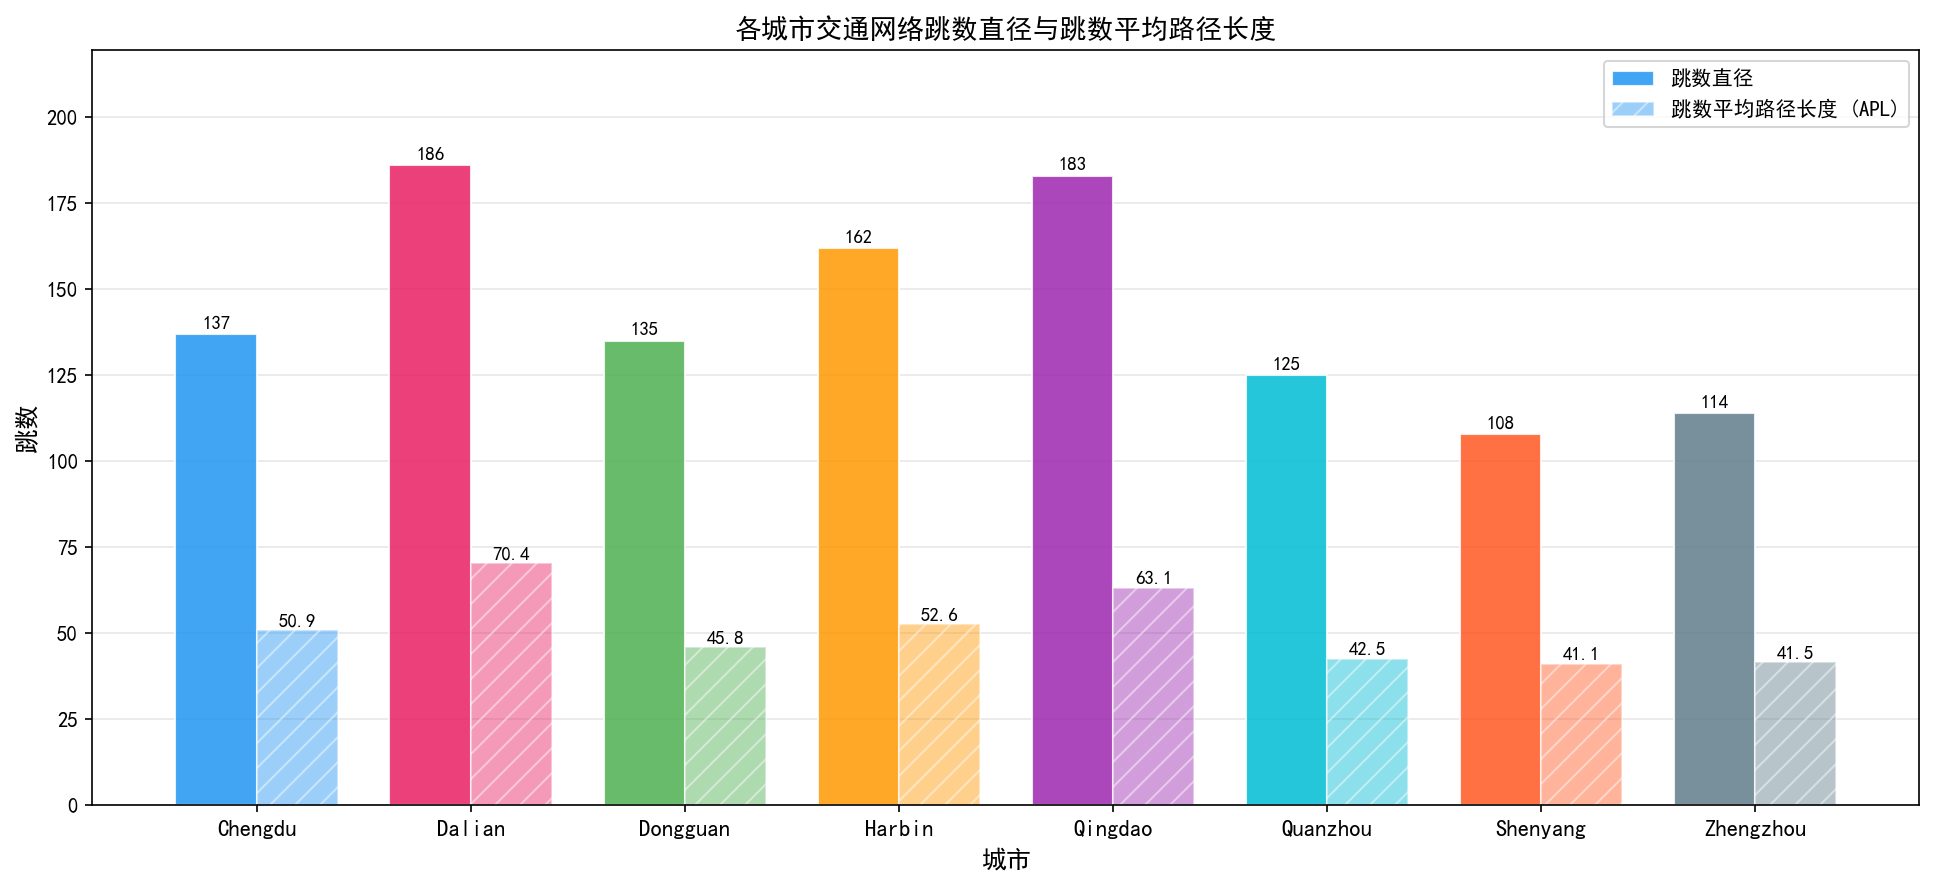

The script that saved this image:
"""
直径与平均路径长度（一）：跳数定义
=====================================================
定义：
  跳数直径    —— LCC 中所有节点对 BFS 最短跳数的最大值。
  跳数 APL    —— LCC 中所有节点对 BFS 最短跳数的均值。
              APL = (1 / (n*(n-1))) * Σ_{u≠v} d_hop(u,v)

算法：
  直径：2-sweep BFS（两次 BFS 得精确或接近精确的直径，适合路网）。
        第1次 BFS 从任意节点出发，取最远节点 u；
        第2次 BFS 从 u 出发，最远距离即为直径估计值。

  APL：对 LCC 中每个节点做一次完整 BFS，累加所有可达节点距离，
        最后除以有序节点对数 n*(n-1)。
        时间复杂度 O(n*(n+m))，路网稀疏，可行。

输出：
  diameter_hop.png   — 左轴：跳数直径，右轴：跳数 APL，双轴对比柱状图
  diameter_hop.xlsx  — 汇总表
"""

import sys, io
sys.stdout = io.TextIOWrapper(sys.stdout.buffer, encoding='utf-8', errors='replace')

import json, glob, os, time
from collections import deque, defaultdict

import numpy as np
import pandas as pd
import matplotlib.pyplot as plt

plt.rcParams['font.sans-serif'] = ['SimHei', 'Microsoft YaHei', 'Arial Unicode MS']
plt.rcParams['axes.unicode_minus'] = False

BASE_DIR   = os.path.dirname(os.path.dirname(os.path.dirname(os.path.abspath(__file__))))
JSON_DIR   = os.path.join(BASE_DIR, 'data', 'json_networks')
OUT_DIR    = os.path.dirname(os.path.abspath(__file__))

JSON_FILES = sorted(glob.glob(os.path.join(JSON_DIR, '*.json')))
CITIES     = [os.path.basename(p).replace('_Network.json', '') for p in JSON_FILES]
COLORS     = ['#2196F3', '#E91E63', '#4CAF50', '#FF9800',
              '#9C27B0', '#00BCD4', '#FF5722', '#607D8B']


# ════════════════════════════════════════════════════════════
# 工具函数
# ════════════════════════════════════════════════════════════

def build_hop_adj(data):
    adj = defaultdict(list)
    for node in data.values():
        u = node['id']
        for nb in node['neighbors']:
            v = nb['id']
            adj[u].append(v)
            adj[v].append(u)
    return adj


def largest_cc(adj, all_nodes):
    visited, best = set(), set()
    for s in all_nodes:
        if s in visited:
            continue
        comp, q = {s}, deque([s])
        while q:
            u = q.popleft()
            for v in adj[u]:
                if v not in comp:
                    comp.add(v); q.append(v)
        visited |= comp
        if len(comp) > len(best):
            best = comp
    return best


def bfs_all(adj, source, nodes_set):
    """BFS 返回从 source 到 nodes_set 内所有可达节点的跳数字典"""
    dist  = {source: 0}
    queue = deque([source])
    while queue:
        u = queue.popleft()
        for v in adj[u]:
            if v in nodes_set and v not in dist:
                dist[v] = dist[u] + 1
                queue.append(v)
    return dist


def two_sweep_diameter(adj, lcc):
    """2-sweep BFS 估计直径"""
    start    = next(iter(lcc))
    dist1    = bfs_all(adj, start, lcc)
    u        = max(dist1, key=dist1.get)
    dist2    = bfs_all(adj, u, lcc)
    diameter = max(dist2.values())
    return diameter


# ════════════════════════════════════════════════════════════
# 主计算
# ════════════════════════════════════════════════════════════
summary_rows = []

for path, city in zip(JSON_FILES, CITIES):
    print(f'\n{city} 开始...', flush=True)
    with open(path, encoding='utf-8') as f:
        data = json.load(f)

    all_nodes = [node['id'] for node in data.values()]
    adj       = build_hop_adj(data)
    lcc       = largest_cc(adj, all_nodes)
    n         = len(lcc)

    # ── 直径（2-sweep）────────────────────────────────────
    diam = two_sweep_diameter(adj, lcc)
    print(f'  跳数直径={diam}', flush=True)

    # ── APL（全节点 BFS）─────────────────────────────────
    t0          = time.time()
    total_hops  = 0
    pair_count  = 0

    for i, u in enumerate(lcc):
        dist_map = bfs_all(adj, u, lcc)
        for v, d in dist_map.items():
            if v != u:
                total_hops += d
                pair_count += 1

        if (i + 1) % 1000 == 0 or (i + 1) == n:
            print(f'  BFS {i+1}/{n}  耗时={time.time()-t0:.0f}s', flush=True)

    apl = total_hops / pair_count if pair_count > 0 else 0.0
    print(f'  APL={apl:.4f} 跳')

    summary_rows.append({
        '城市'      : city,
        '总节点数'  : len(all_nodes),
        'LCC节点数' : n,
        '跳数直径'  : diam,
        '跳数APL'   : round(apl, 4),
    })

df = pd.DataFrame(summary_rows)
df.to_excel(os.path.join(OUT_DIR, 'diameter_hop.xlsx'), index=False)
print('\nExcel已保存: diameter_hop.xlsx')
print('\n── 汇总 ──')
print(df.to_string(index=False))


# ════════════════════════════════════════════════════════════
# 绘图：从 Excel 读取，单纵坐标分组柱状图
# ════════════════════════════════════════════════════════════
df = pd.read_excel(os.path.join(OUT_DIR, 'diameter_hop.xlsx'))

x = np.arange(len(df))
w = 0.38

fig, ax = plt.subplots(figsize=(13, 6))

bars1 = ax.bar(x - w/2, df['跳数直径'], w, color=COLORS, alpha=0.85,
               edgecolor='white', label='跳数直径', zorder=2)
bars2 = ax.bar(x + w/2, df['跳数APL'],  w, color=COLORS, alpha=0.45,
               edgecolor='white', hatch='//', label='跳数平均路径长度 (APL)', zorder=2)

for bar, val in zip(bars1, df['跳数直径']):
    ax.text(bar.get_x() + bar.get_width() / 2, bar.get_height() + 1,
            str(val), ha='center', va='bottom', fontsize=9, fontweight='bold')
for bar, val in zip(bars2, df['跳数APL']):
    ax.text(bar.get_x() + bar.get_width() / 2, bar.get_height() + 0.5,
            f'{val:.1f}', ha='center', va='bottom', fontsize=9)

ax.set_title('各城市交通网络跳数直径与跳数平均路径长度', fontsize=13, fontweight='bold')
ax.set_xlabel('城市', fontsize=12)
ax.set_ylabel('跳数', fontsize=12)
ax.set_xticks(x)
ax.set_xticklabels(df['城市'], fontsize=11)
ax.set_ylim(0, max(df['跳数直径'].max(), df['跳数APL'].max()) * 1.18)
ax.legend(fontsize=10)
ax.grid(axis='y', alpha=0.3, zorder=1)

plt.tight_layout()
fig.savefig(os.path.join(OUT_DIR, 'diameter_hop.png'), dpi=150, bbox_inches='tight')
plt.close()
print('图已保存: diameter_hop.png')
